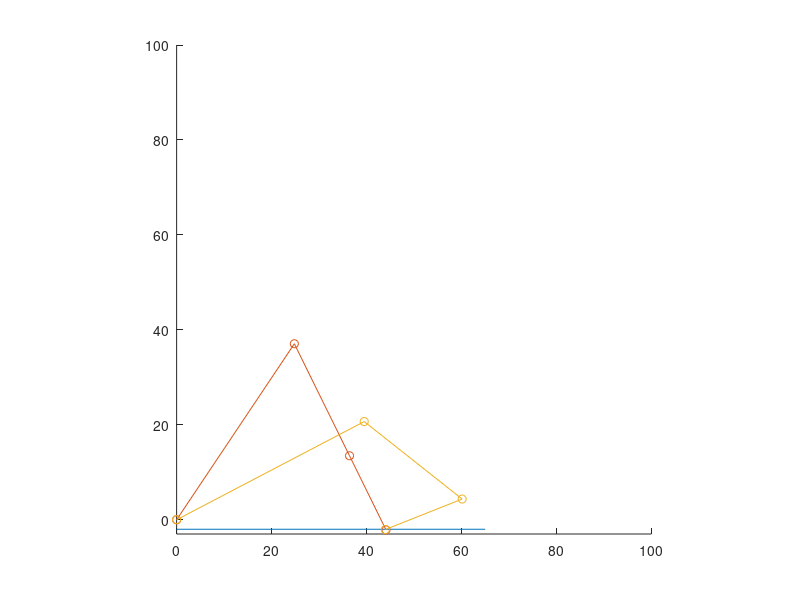

The MATLAB script that drew this image:
1;

% Start of Global Script
global len_prox = 44.6;
global len_inter = 26.3;
global len_distal = 17.4; 

global lb_angle_prox   = -pi /3;
global lb_angle_inter  = -2*pi/3;
global lb_angle_distal = -2*pi/3;

global ub_angle_prox   = pi/3;
global ub_angle_inter  = 0;
global ub_angle_distal = 0;

global error_margin = 0.1;


% Clamp functions as expected
function f = clamp(angle, min, max)
  f=angle;
  if(angle<min) f=min;
  elseif(angle>max) f=max; endif
endfunction

function T = rotateJoint(angle,length,lb,ub)
  angle = clamp(angle,lb,ub);
  T = [ cos(angle), -sin(angle), 0, length*cos(angle);
        sin(angle),  cos(angle), 0, length*sin(angle);
                 0,           0, 1,                 0;
                 0,           0, 0,                 1];
endfunction

% Works as expected
function inv_j = calcInvJacobian(len_prox, len_inter, len_distal, angle_prox, angle_inter)

  j = [-len_prox*sin(angle_prox )-len_inter*sin(angle_prox + angle_inter)-len_distal*sin(angle_prox+(5/3)*angle_inter), -len_inter*sin(angle_prox+angle_inter)-len_prox*sin(angle_prox+(5/3)*angle_inter);
        len_prox*cos(angle_prox )+len_inter*cos(angle_prox + angle_inter)+len_distal*cos(angle_prox+(5/3)*angle_inter),  len_inter*cos(angle_prox+angle_inter)+len_distal*cos(angle_prox+(5/3)*angle_inter)]
  
  D = j(1,1)* j(2,2) - j(1,2)*j(2,1);
  inv_j = (1/D) * [j(2,2), -1*j(1,2); -1*j(2,1), j(1,1)];

endfunction

function K = forwardKinematics(angle_prox, angle_inter, angle_distal)
  global len_prox;
  global len_inter;
  global len_distal; 

  global lb_angle_prox;
  global lb_angle_inter;
  global lb_angle_distal;

  global ub_angle_prox;
  global ub_angle_inter;
  global ub_angle_distal;

  global error_margin;

  T1 = rotateJoint(angle_prox,   len_prox,  lb_angle_prox,   ub_angle_prox);
  T2 = rotateJoint(angle_inter,  len_inter, lb_angle_inter,  ub_angle_inter);
  T3 = rotateJoint(angle_distal, len_distal,lb_angle_distal, ub_angle_distal);
  j1 = T1;
  j2 = T1*T2;
  tip= T1*T2*T3
  plot([0,j1(1,4),j2(1,4),tip(1,4)],
       [0,j1(2,4),j2(2,4),tip(2,4)],
       'marker','o');
endfunction

function K = assignment2()
  global len_prox;
  global len_inter;
  global len_distal; 

  global lb_angle_prox;
  global lb_angle_inter;
  global lb_angle_distal;

  global ub_angle_prox;
  global ub_angle_inter;
  global ub_angle_distal;

  global error_margin;

  % Visualization
  img = figure(2);
  clf;
  hold on;
  axis([0,100,-3,100],"equal");
  plot([0,65],[-2,-2]); % plots the line
  
  %forwardKinematics(0.4708, lb_angle_inter/2, lb_angle_distal)
  forwardKinematics(0.981309, (-2*pi)/3, 0)
  forwardKinematics(0.4822, -1.15157, (-2*pi)/3)
    
  hold off;  
  
endfunction

function K = assignment3()
  global len_prox;
  global len_inter;
  global len_distal; 

  global lb_angle_prox;
  global lb_angle_inter;
  global lb_angle_distal;

  global ub_angle_prox;
  global ub_angle_inter;
  global ub_angle_distal;

  global error_margin;

  % Visualization
  img2 = figure(3);
  clf;
  hold on;
  axis([0,100,-100,100],"equal");
  
  for i=lb_angle_prox:0.1:ub_angle_prox
    forwardKinematics(len_prox, len_inter, len_distal, i, ub_angle_inter, ub_angle_distal);
  endfor
  
  for i=lb_angle_inter:0.1:ub_angle_inter
    forwardKinematics(len_prox, len_inter, len_distal, lb_angle_prox, i, ub_angle_distal);
  endfor
  
  for i=lb_angle_distal:0.1:ub_angle_distal
    forwardKinematics(len_prox, len_inter, len_distal, lb_angle_prox, lb_angle_inter, i);
  endfor
  
%  for i = -pi/3:0.1:pi/3
%    for j = -2*pi/3:0.1:2*pi/3
%        for k = -2*pi/3:0.1:2*pi/3
%            [outputx, outputy] = fingerCoords(len_prox, len_inter, len_distal, i, j, k);
%            x = [x;outputx];
%            y = [y;outputy];
%        endfor
%    endfor
%  endfor
%  scatter(x, y, 0.1)
  hold off;
endfunction



% TODO point 2.
assignment2()
%assignment3()
%len_prox, len_inter, len_distal, lb_angle_prox, lb_angle_inter, lb_angle_distal, ub_angle_prox, ub_angle_inter, ub_angle_distal
%
%origin = transpose([0,0,0,1]);
%target = transpose([len_prox + len_inter + 10, -2]);
%plot(target(1), target(2),
%     'marker','x','markersize',40,'color','r');
%
%currentAngleGuess = [0.1,-0.1];
%
%i = 0;
%do
%  i = i+1;
%  T01 = rotateJoint(currentAngleGuess(1), len_prox,  lb_angle_prox,   ub_angle_prox);
%  T12 = rotateJoint(currentAngleGuess(2), len_inter, lb_angle_inter,  ub_angle_inter);
%  T23 = rotateJoint((currentAngleGuess(2)*2)/3, len_distal,lb_angle_distal, ub_angle_distal);
%  j1 = T01;
%  j2 = T01*T12;
%  tip= T01*T12*T23;
%  
%  tipsx(i) = tip(1,4);
%  tipsy(i) = tip(2,4);
%  
%  theta1 = clamp(currentAngleGuess(1), lb_angle_prox, ub_angle_prox);
%  theta2 = clamp(currentAngleGuess(2), lb_angle_inter, ub_angle_inter);
%  theta3 = (2*theta2)/3
%
%  a = tip(1,4)
%  b = tip(2,4)
%
%  plot([0,j1(1,4),j2(1,4),tip(1,4)],
%       [0,j1(2,4),j2(2,4),tip(2,4)],
%       'marker','o','color','k');
%       
%  inv_J_q = calcInvJacobian(len_prox, len_inter, len_distal, currentAngleGuess(1), currentAngleGuess(2));
%  currentAngleGuess = currentAngleGuess + inv_J_q*( target - [tip(1,4);tip(2,4)] );
%  
%  error = sqrt( (target(1)-tip(1,4))^2 + (target(2)-tip(2,4))^2 );
%until((error<error_margin && tip(2,4)>-2) || i>10);
%
%i = i+1;
%
%distalJoint =  2*currentAngleGuess(2)/3 ;
%T01 = rotateJoint(currentAngleGuess(1), len_prox,  lb_angle_prox,   ub_angle_prox);
%T12 = rotateJoint(currentAngleGuess(2), len_inter, lb_angle_inter,  ub_angle_inter);
%T23 = rotateJoint(distalJoint,          len_distal,lb_angle_distal, ub_angle_distal);
%j1 = T01;
%j2 = T01*T12;
%tip= T01*T12*T23;
%tipsy(i) = tip(2,4);
%tipsx(i) = tip(1,4);
%  plot([0,j1(1,4),j2(1,4),tip(1,4)],
%       [0,j1(2,4),j2(2,4),tip(2,4)],
%       'marker','o','color','b');
%
%
%plot(tipsx,tipsy,'linestyle','-.','color','r');
%
%l1 = 44.6;
%l2 = 26.3;
%l3 = 17.4;
%
%theta1 = clamp(currentAngleGuess(1), lb_angle_prox, ub_angle_prox);
%theta2 = clamp(currentAngleGuess(2), lb_angle_inter, ub_angle_inter);
%theta3 = (2*theta2)/3
%
%a = tip(1,4)
%b = tip(2,4)
%
%x = l1*cos(theta1) + l3*cos((2*theta2)/3)*(cos(theta1)*cos(theta2) - sin(theta1)*sin(theta2)) - l3*sin((2*theta2)/3)*(cos(theta1)*sin(theta2) + cos(theta2)*sin(theta1)) + l2*cos(theta1)*cos(theta2) - l2*sin(theta1)*sin(theta2) 
%y = l1*sin(theta1) + l3*cos((2*theta2)/3)*(cos(theta1)*sin(theta2) + cos(theta2)*sin(theta1)) + l3*sin((2*theta2)/3)*(cos(theta1)*cos(theta2) - sin(theta1)*sin(theta2)) + l2*cos(theta1)*sin(theta2) + l2*cos(theta2)*sin(theta1)
